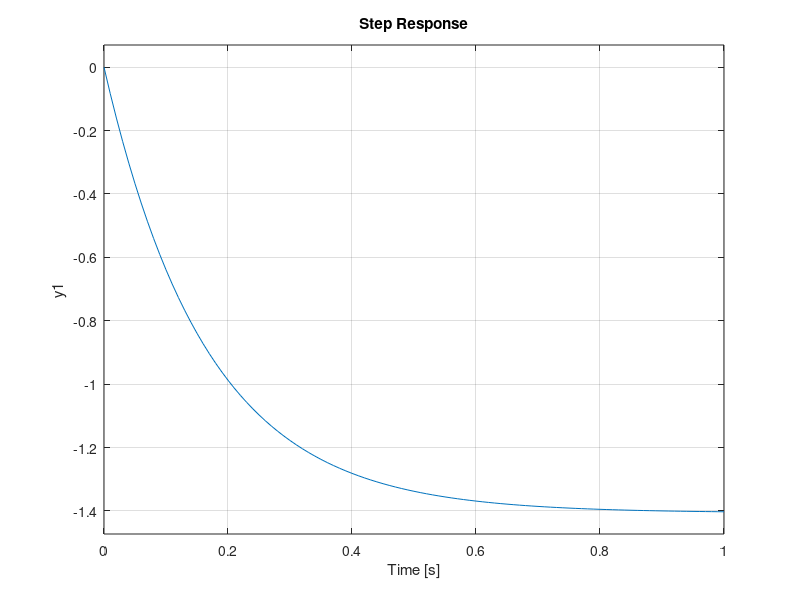

The MATLAB script that drew this image: (Note: this script raises an error after producing the figure.)
%% STEP RESPONSE TEST
% Model and analyse a grey-box system using it's step response 
clc
clear
s=tf('s');

%Experimental Data:
t=0.165;     % Time constant
K=-1.406;    % Static Gain


%Physical Circuit Values:
C1=330e-9;  % [F]
R2=t/C1;    % [Ohm]
R1=-R2/K;   % [Ohm]
Gp=K/(t*s+1);

step(Gp)
grid on

%% Preprocess Experimental data:
% Load experimental data (Measured in the lab)
Input_data=readmatrix("Experimental_Data\INPUT.csv", "DecimalSeparator",",");
Response_data=readmatrix("Experimental_Data\RESPONSE.csv","DecimalSeparator",",");

% Separate data
Input_raw=Input_data(:,2);
Response_raw=Response_data(:,2);
time_raw=Response_data(:,1);

% Remove Noise
Response_raw(Response_raw>0)=0;
Input_raw(Input_raw<0)=0;

% Remove data before the Step
% Reads the array backwards and find the first 0
% its the last one reading foward, index of the time before the step
start_index=find(Input_raw==0,1,"last");

Response_exp=Response_raw(start_index:end);
Input_exp=Input_raw(start_index:end);

time_exp=time_raw(start_index:end);
time_exp=time_exp-time_exp(1);

% Plot the processed data 
hold on
plot(time_exp, Response_exp, time_exp,Input_exp);
legend('Response', 'Step')
title('Experimental Step Response')
ylabel('Voltage [V]')
xlabel('Time [s]')
grid on


%% COMPARE (UNITARY) STEP RESPONSE
%Experimental response
close all

% Curve for the Step (for reference)
Step_Line=ones( size(time_exp) );
Step_Line(1)=0; %step starts at 0

hold on

step(Gp)                                % Model's Response
plot(time_exp, Response_exp)            % Experimental Response

plot(time_exp, Step_Line, LineWidth=2)       % Unitary Step

% Plot Config
grid on
legend('Models response', 'Experimental Response')
title('Compare Model x Experimental responses')
